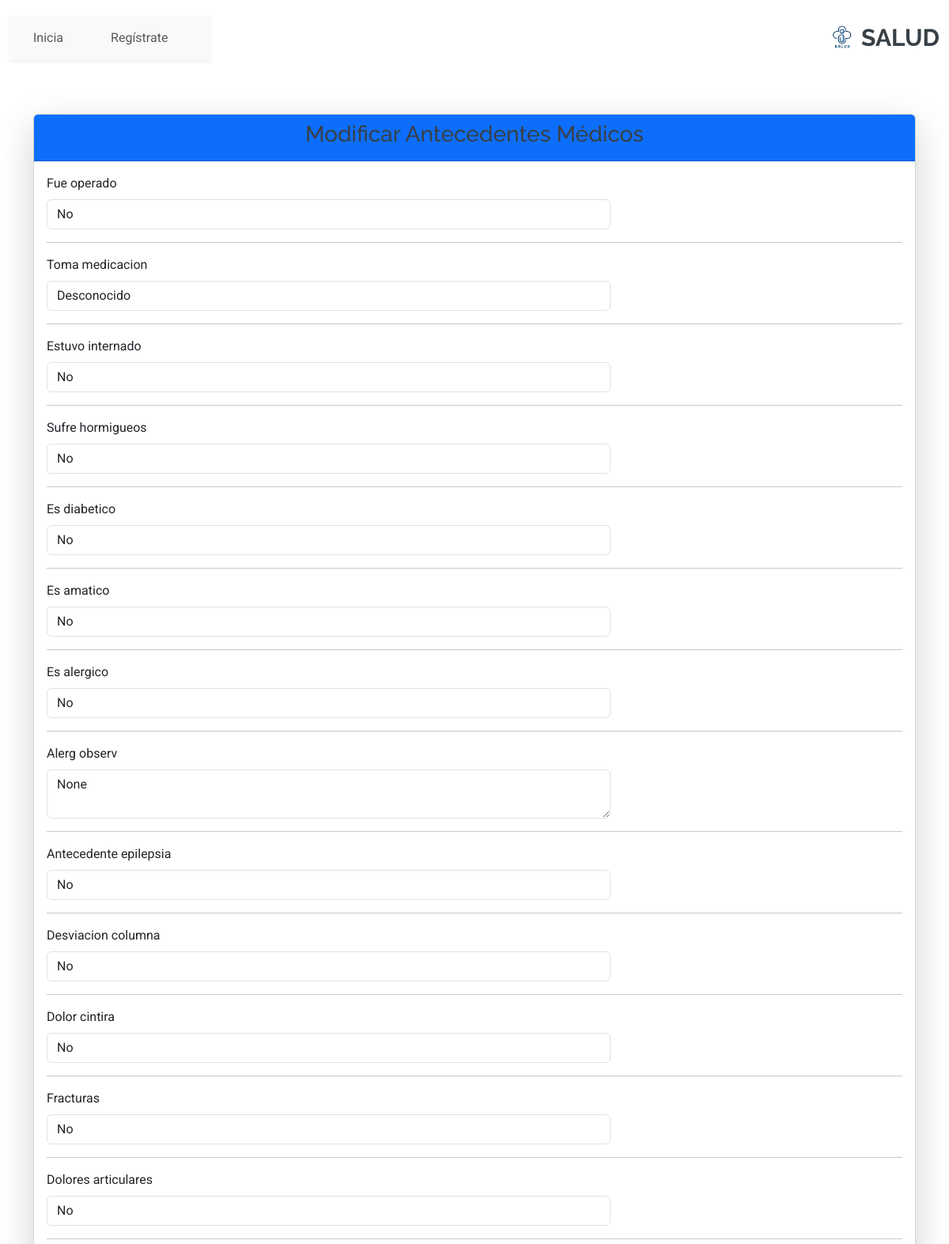
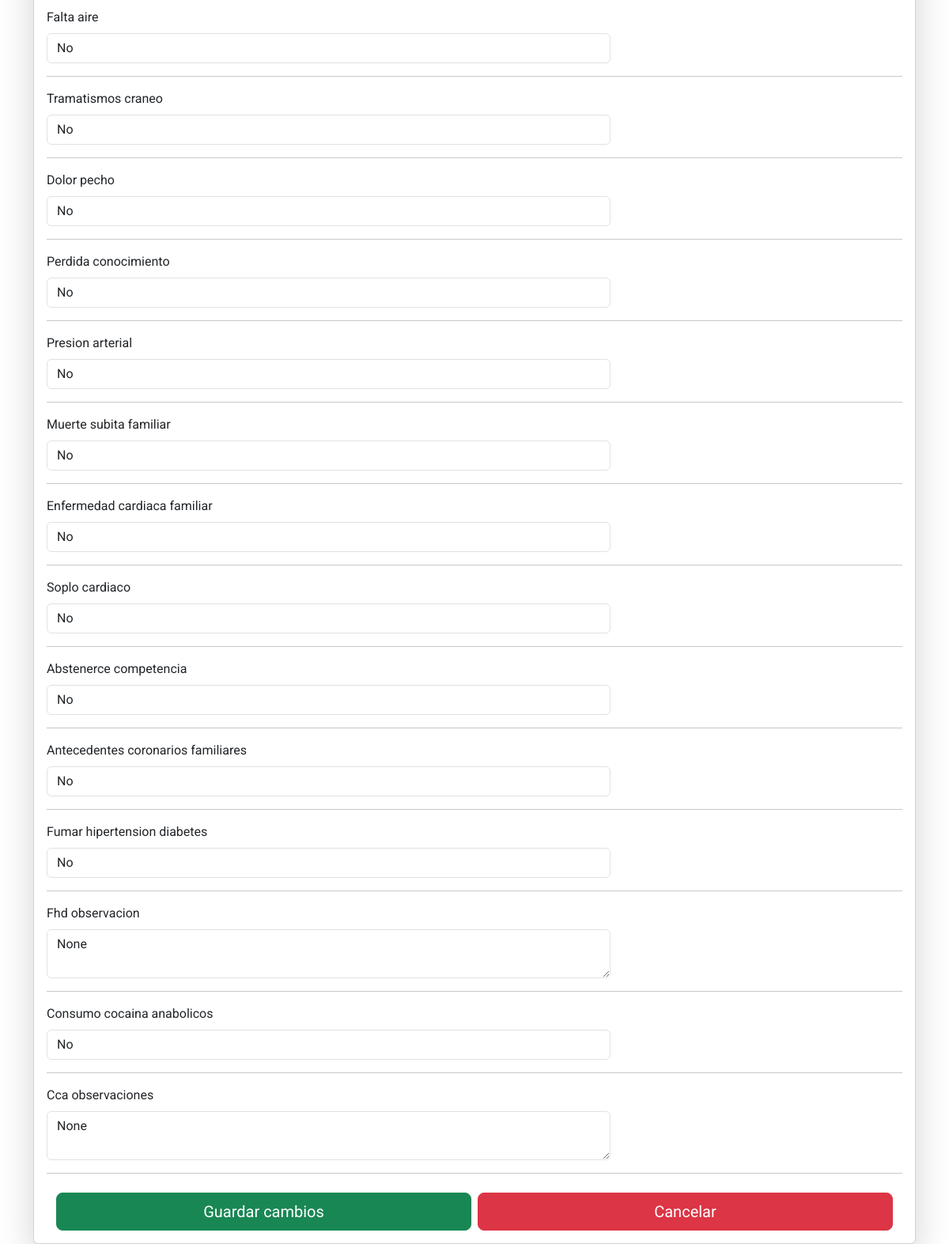
Page /registro-medico/modificar_antecedente/9/ on the committed database (2 pictures, top to bottom).
### RegistroMedico/models.py (models this page shows)
class AntecedenteEnfermedades(models.Model):
    idantecedente_enfermedades = models.AutoField(primary_key=True)
    fue_operado = models.BooleanField(null=True, blank=True, default=None)
    toma_medicacion = models.BooleanField(null=True, blank=True, default=None)
    estuvo_internado = models.BooleanField(null=True, blank=True, default=None)
    sufre_hormigueos = models.BooleanField(null=True, blank=True, default=None)
    es_diabetico = models.BooleanField(null=True, blank=True, default=None)
    es_amatico = models.BooleanField(null=True, blank=True, default=None)  # 'asmático' corregido como 'es_amatico'
    es_alergico = models.BooleanField(null=True, blank=True, default=None)
    alerg_observ = models.CharField(max_length=100, null=True, blank=True, default=None)
    antecedente_epilepsia = models.BooleanField(null=True, blank=True, default=None)
    desviacion_columna = models.BooleanField(null=True, blank=True, default=None)
    dolor_cintira = models.BooleanField(null=True, blank=True, default=None)
    fracturas = models.BooleanField(null=True, blank=True, default=None)
    dolores_articulares = models.BooleanField(null=True, blank=True, default=None)
    falta_aire = models.BooleanField(null=True, blank=True, default=None)
    tramatismos_craneo = models.BooleanField(null=True, blank=True, default=None)
    dolor_pecho = models.BooleanField(null=True, blank=True, default=None)
    perdida_conocimiento = models.BooleanField(null=True, blank=True, default=None)
    presion_arterial = models.BooleanField(null=True, blank=True, default=None)
    muerte_subita_familiar = models.BooleanField(null=True, blank=True, default=None)
    enfermedad_cardiaca_familiar = models.BooleanField(null=True, blank=True, default=None)
    soplo_cardiaco = models.BooleanField(null=True, blank=True, default=None)
    abstenerce_competencia = models.BooleanField(null=True, blank=True, default=None)
    antecedentes_coronarios_familiares = models.BooleanField(null=True, blank=True, default=None)
    fumar_hipertension_diabetes = models.BooleanField(null=True, blank=True, default=None)
    fhd_observacion = models.CharField(max_length=100, null=True, blank=True, default=None)
    consumo_cocaina_anabolicos = models.BooleanField(null=True, blank=True, default=None)
    cca_observaciones = models.CharField(max_length=100, null=True, blank=True, default=None)
    idfichaMedica = models.OneToOneField('RegistroMedico', on_delete=models.CASCADE, unique=True)
    class Meta:
        db_table = 'antecedente_enfermedades'

### RegistroMedico/views.py (the view, shortened to what this page needs)
# urls.py: path('modificar_antecedente/<int:antecedente_id>/', ModificarAntecedenteView.as_view(), name='modificar_antecedente'),
class ModificarAntecedenteView(UpdateView):
    model = AntecedenteEnfermedades
    template_name = 'registro_medico/modificar_antecedentes.html'
    form_class = AntecedenteEnfermedadesForm  # Asegúrate de tener el formulario correspondiente
    def get_object(self, queryset=None):
        antecedente_id = self.kwargs.get('antecedente_id')
        return get_object_or_404(AntecedenteEnfermedades, pk=antecedente_id)

### RegistroMedico/templatetags/custom_filters.py (called while the page is built)
@register.filter(name='add_class')
def add_class(field, css_class):
    return field.as_widget(attrs={"class": css_class})

### RegistroMedico/templates/registro_medico/modificar_antecedentes.html (shortened to what this page needs)
{% extends 'core/base.html' %}
{% load custom_filters %}
{% block content %}
<div class="container mt-5">
    <div class="card shadow-lg">
        <div class="card-header bg-primary text-white text-center">
            <h3>Modificar Antecedentes Médicos</h3>
        </div>
        <div class="card-body">
            <form method="POST" class="needs-validation" novalidate>
                {% for field in form %}
                <div class="row mb-3">
                    <div class="col-md-8 col-12">
                        <label for="{{ field.id_for_label }}" class="form-label">{{ field.label }}</label>
                        {{ field|add_class:"form-control" }}
                    </div>
                </div>
                <hr>
                {% endfor %}
                <div class="container mt-4">
                    <div class="row text-center gx-2">
                        <div class="col">
                            <button type="submit" class="btn btn-success btn-lg w-100">Guardar cambios</button>
                        </div>
                        <div class="col">
                            <button href=""  class="btn btn-danger btn-lg w-100">Cancelar</button>
                        </div>
                    </div>
                </div>
            </form>
        </div>
    </div>
</div>
{% endblock %}

### core/static/core/css/main.css (style rules this page uses)
:root { --default-font: "Roboto", system-ui, -apple-system, "Segoe UI", Roboto, "Helvetica Neue", Arial, "Noto Sans", "Liberation Sans", sans-serif, "Apple Color Emoji", "Segoe UI Emoji", "Segoe UI Symbol", "Noto Color Emoji"; --heading-font: "Raleway", sans-serif; --nav-font: "Poppins", sans-serif; }
:root { --background-color: #ffffff; --default-color: #444444; --heading-color: #384046; --accent-color: #3498db; --surface-color: #ffffff; --contrast-color: #ffffff; }
:root { --nav-color: #444444; --nav-hover-color: #3498db; --nav-mobile-background-color: #ffffff; --nav-dropdown-background-color: #ffffff; --nav-dropdown-color: #444444; --nav-dropdown-hover-color: #3498db; }
:root { scroll-behavior: smooth; }
body { color: var(--default-color); background-color: var(--background-color); font-family: var(--default-font); }
h1, h2, h3, h4, h5, h6 { color: var(--heading-color); font-family: var(--heading-font); }

### rows in the picture
AntecedenteEnfermedades: form "No" "Desconocido" "No" "No" "No" "No" "No" "None" "No" "No" "No" "No" "No" "No" "No" "No" "No" "No" "No" "No" "No" "No" "No" "No" "None" "No" "None"

### other values in the picture
{{ field.label }} "Fue operado" "Toma medicacion" "Estuvo internado" "Sufre hormigueos" "Es diabetico" "Es amatico" "Es alergico" "Alerg observ" "Antecedente epilepsia" "Desviacion columna" "Dolor cintira" "Fracturas" "Dolores articulares" "Falta aire" "Tramatismos craneo" "Dolor pecho" "Perdida conocimiento" "Presion arterial" "Muerte subita familiar" "Enfermedad cardiaca familiar" "Soplo cardiaco" "Abstenerce competencia" "Antecedentes coronarios familiares" "Fumar hipertension diabetes" "Fhd observacion" "Consumo cocaina anabolicos" "Cca observaciones"
